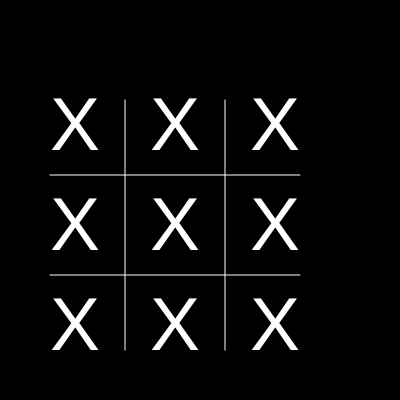
Frame 1 (no input)
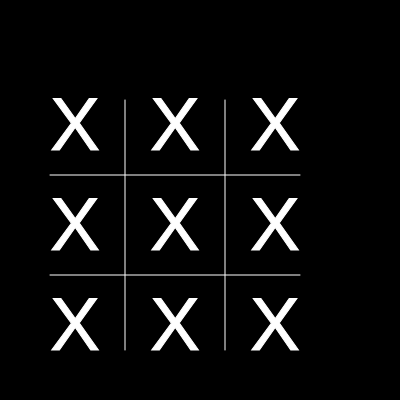
Frame 60 (no input)
Frame 120 (the mouse pressed at the canvas centre since frame 60): identical to frame 60, image omitted

The p5.js sketch that drew these frames (run headless with seeded random() and noise() and a simulated clock; from frame 60 on, the mouse is pressed at the canvas centre):

// p5.js sketch
// ── sketch.js
function Keys(x,y,xo){
    this.x = x;
    this.y = y;
    this.xo = xo;
    this.show = function(){
      text(this.xo,x,y);
    }
    this.clicked = function() {
      var d = dist(mouseX, mouseY, this.x, this.y);
      if(d<50){
        this.xo = (this.xo =='X') ? 'O' : 'X'
        // console.log(this.xo)
      }
        
    }
    
  }
  var keys;
  var state; 
  
  const change =(xo)=>{
    if (state=='X'){
      state = 'O'
    }
    else{
      state = 'X'
    }
  }
  
  function setup() {
    createCanvas(400, 400);
    keys = []
    keys.push(new Keys(50,150,'X'))
    keys.push(new Keys(150,150,'X'))
    keys.push(new Keys(250,150,'X'))
    keys.push(new Keys(50,250,'X'))
    keys.push(new Keys(150,250,'X'))
    keys.push(new Keys(250,250,'X'))
    keys.push(new Keys(50,350,'X'))
    keys.push(new Keys(150,350,'X'))
    keys.push(new Keys(250,350,'X'))
    
    state = 'X'
  }
  
  function draw() {
    background(0);
    
    fill(255);
    textSize(75)
    
    for(let i=0;i<keys.length;i++){
      keys[i].show()
    }
    
  //   text('X', 50, 150);
  //   text('X', 150, 150);
  //   text('X', 250, 150);
    
  //   text('X', 50, 250);
  //   text('X', 150, 250);
  //   text('X', 250, 250);
    
    
  //   text('X', 50, 350);
  //   text('X', 150, 350);
  //   text('X', 250, 350);
    
    stroke(255)
    line(125,100,125,350)
    line(225,100,225,350)
    
    line(50,175,300,175)
    line(50,275,300,275)
    
    
    
    
    
    
  }
  
  
  
  function mouseClicked() {
    for (var i = 0; i < keys.length; i++) {
      keys[i].clicked();
    }
  }
